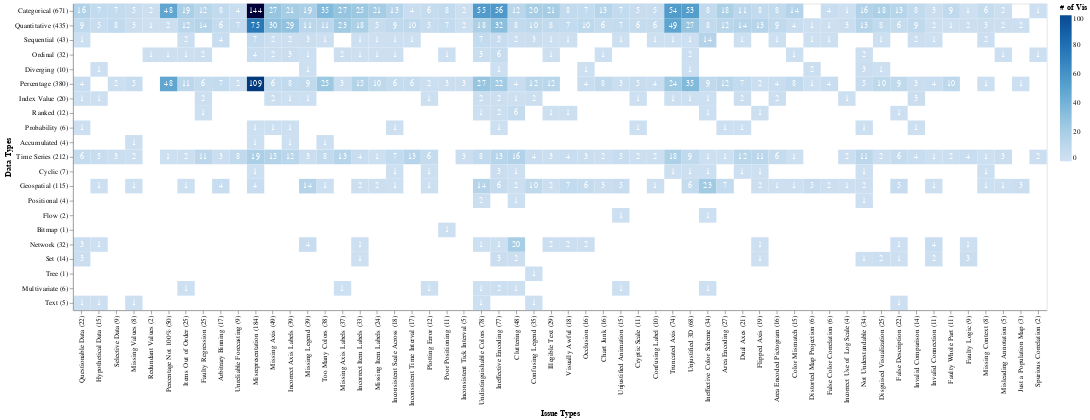

The notebook cell saved with this chart:
### Code cell
base = alt.Chart(df_datatypes_issuetypes[df_datatypes_issuetypes['count'] > 0]).encode(
    alt.X('Issue Types:N', scale=alt.Scale(paddingInner=0), sort=list(df_issuetypes['namecount'])),
    alt.Y('Data Types:N', scale=alt.Scale(paddingInner=0), sort=list(df_datatypes['namecount']))
)

# Configure heatmap
heatmap = base.mark_rect().encode(
    color=alt.Color('count:Q',
        scale=alt.Scale(scheme='blues', domain=[0, 100]),
        legend=alt.Legend(direction='vertical', title='# of Vis')
    )
)

# Configure text
text = base.mark_text(baseline='middle').encode(
    text='count:Q',
    color=alt.value('white')
)

# Draw the chart
datatypes_issuetypes_chart = (heatmap + text).properties(width=1334)
datatypes_issuetypes_chart

### Figure 1 — Vega-Lite specification as saved in the notebook (floating-point values rounded to 4 significant figures; data arrays with more than 128 entries replaced by an {"elided": "..."} marker saying what was removed)
{"config": {"view": {"continuousWidth": 400, "continuousHeight": 300}}, "layer": [{"mark": "rect", "encoding": {"color": {"type": "quantitative", "field": "count", "legend": {"direction": "vertical", "title": "# of Vis"}, "scale": {"domain": [0, 100], "scheme": "blues"}}, "x": {"type": "nominal", "field": "Issue Types", "scale": {"paddingInner": 0}, "sort": ["Questionable Data (22)", "Hypothetical Data (15)", "Selective Data (9)", "Missing Values (8)", "Redundant Values (2)", "Percentage Not 100% (50)", "Items Out of Order (25)", "Faulty Regression (25)", "Arbitrary Binning (17)", "Unreliable Forecasting (9)", "Misrepresentation (184)", "Missing Axis (49)", "Incorrect Axis Labels (39)", "Missing Legend (39)", "Too Many Colors (38)", "Missing Axis Labels (37)", "Incorrect Item Labels (33)", "Missing Item Labels (24)", "Inconsistent Scale Across (18)", "Inconsistent Time Interval (17)", "Plotting Error (12)", "Poor Positioning (11)", "Inconsistent Tick Interval (5)", "Undistinguishable Colors (78)", "Ineffective Encoding (77)", "Cluttering (48)", "Confusing Legend (35)", "Illegible Text (29)", "Visually Awful (18)", "Occlusion (16)", "Chart Junk (16)", "Unjustified Animation (15)", "Cryptic Scale (11)", "Confusing Label (10)", "Truncated Axis (74)", "Unjustified 3D (68)", "Ineffective Color Scheme (34)", "Area Encoding (27)", "Dual Axes (21)", "Flipped Axis (19)", "Area Encoded Pictogram (16)", "Color Mismatch (15)", "Distorted Map Projection (6)", "False Color Correlation (6)", "Incorrect Use of Log Scale (4)", "Not Understandable (34)", "Disguised Visualization (25)", "False Description (22)", "Invalid Comparison (14)", "Invalid Connection (11)", "Faulty Whole Part (11)", "Faulty Logic (9)", "Missing Context (8)", "Misleading Annotation (5)", "Just a Population Map (3)", "Spurious Correlation (2)"]}, "y": {"type": "nominal", "field": "Data Types", "scale": {"paddingInner": 0}, "sort": ["Categorical (671)", "Quantitative (435)", "Sequential (43)", "Ordinal (32)", "Diverging (10)", "Percentage (380)", "Index Value (20)", "Ranked (12)", "Probability (6)", "Accumulated (4)", "Time Series (212)", "Cyclic (7)", "Geospatial (115)", "Positional (4)", "Flow (2)", "Bitmap (1)", "Network (32)", "Set (14)", "Tree (1)", "Multivariate (6)", "Text (5)"]}}}, {"mark": {"type": "text", "baseline": "middle"}, "encoding": {"color": {"value": "white"}, "text": {"type": "quantitative", "field": "count"}, "x": {"type": "nominal", "field": "Issue Types", "scale": {"paddingInner": 0}, "sort": ["Questionable Data (22)", "Hypothetical Data (15)", "Selective Data (9)", "Missing Values (8)", "Redundant Values (2)", "Percentage Not 100% (50)", "Items Out of Order (25)", "Faulty Regression (25)", "Arbitrary Binning (17)", "Unreliable Forecasting (9)", "Misrepresentation (184)", "Missing Axis (49)", "Incorrect Axis Labels (39)", "Missing Legend (39)", "Too Many Colors (38)", "Missing Axis Labels (37)", "Incorrect Item Labels (33)", "Missing Item Labels (24)", "Inconsistent Scale Across (18)", "Inconsistent Time Interval (17)", "Plotting Error (12)", "Poor Positioning (11)", "Inconsistent Tick Interval (5)", "Undistinguishable Colors (78)", "Ineffective Encoding (77)", "Cluttering (48)", "Confusing Legend (35)", "Illegible Text (29)", "Visually Awful (18)", "Occlusion (16)", "Chart Junk (16)", "Unjustified Animation (15)", "Cryptic Scale (11)", "Confusing Label (10)", "Truncated Axis (74)", "Unjustified 3D (68)", "Ineffective Color Scheme (34)", "Area Encoding (27)", "Dual Axes (21)", "Flipped Axis (19)", "Area Encoded Pictogram (16)", "Color Mismatch (15)", "Distorted Map Projection (6)", "False Color Correlation (6)", "Incorrect Use of Log Scale (4)", "Not Understandable (34)", "Disguised Visualization (25)", "False Description (22)", "Invalid Comparison (14)", "Invalid Connection (11)", "Faulty Whole Part (11)", "Faulty Logic (9)", "Missing Context (8)", "Misleading Annotation (5)", "Just a Population Map (3)", "Spurious Correlation (2)"]}, "y": {"type": "nominal", "field": "Data Types", "scale": {"paddingInner": 0}, "sort": ["Categorical (671)", "Quantitative (435)", "Sequential (43)", "Ordinal (32)", "Diverging (10)", "Percentage (380)", "Index Value (20)", "Ranked (12)", "Probability (6)", "Accumulated (4)", "Time Series (212)", "Cyclic (7)", "Geospatial (115)", "Positional (4)", "Flow (2)", "Bitmap (1)", "Network (32)", "Set (14)", "Tree (1)", "Multivariate (6)", "Text (5)"]}}}], "data": {"name": "data-a0e2dde5a32542aafa8610afe7d6ceb1"}, "width": 1334, "$schema": "https://vega.github.io/schema/vega-lite/v4.8.1.json", "datasets": {"data-a0e2dde5a32542aafa8610afe7d6ceb1": {"elided": "406 records"}}}
